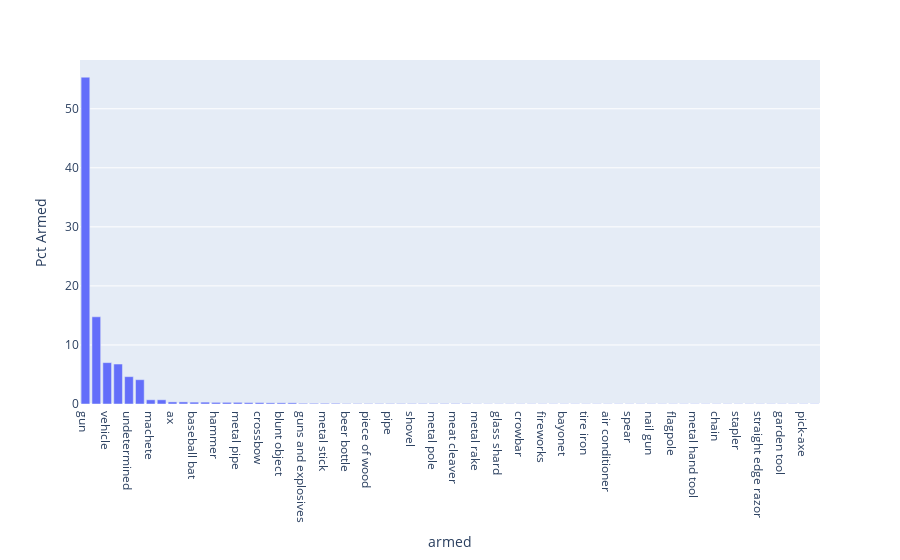

Here is the notebook cell this chart was saved with:
### Code cell
fig = px.bar(df_armed_percent,x='armed',y='Pct Armed')


fig.show()

### Figure 1 — Plotly figure (JSON) as saved in the notebook; plotly's stock layout.template omitted (floating-point values rounded to 4 significant figures)
{"data": [{"hovertemplate": "armed=%{x}<br>Pct Armed=%{y}<extra></extra>", "legendgroup": "", "marker": {"color": "#636efa", "pattern": {"shape": ""}}, "name": "", "orientation": "v", "showlegend": false, "textposition": "auto", "type": "bar", "x": ["gun", "knife", "vehicle", "unarmed", "undetermined", "toy weapon", "machete", "unknown weapon", "ax", "Taser", "baseball bat", "sword", "hammer", "box cutter", "metal pipe", "hatchet", "crossbow", "gun and knife", "blunt object", "screwdriver", "guns and explosives", "rock", "metal stick", "scissors", "beer bottle", "hatchet and gun", "piece of wood", "chain saw", "pipe", "brick", "shovel", "metal object", "metal pole", "baton", "meat cleaver", "sharp object", "metal rake", "motorcycle", "glass shard", "baseball bat and bottle", "crowbar", "oar", "fireworks", "machete and gun", "bayonet", "pitchfork", "tire iron", "pole and knife", "air conditioner", "bean-bag gun", "spear", "flashlight", "nail gun", "lawn mower blade", "flagpole", "cordless drill", "metal hand tool", "carjack", "chain", "contractor's level", "stapler", "baseball bat and fireplace poker", "straight edge razor", "hand torch", "garden tool", "pole", "pick-axe", "pen"], "xaxis": "x", "y": [55.34, 14.77, 7.007, 6.77, 4.632, 4.117, 0.7126, 0.7126, 0.3563, 0.3563, 0.3167, 0.3167, 0.2771, 0.2771, 0.2771, 0.2375, 0.2375, 0.1979, 0.1979, 0.1979, 0.1188, 0.1188, 0.1188, 0.1188, 0.07918, 0.07918, 0.07918, 0.07918, 0.07918, 0.07918, 0.07918, 0.07918, 0.07918, 0.07918, 0.07918, 0.07918, 0.03959, 0.03959, 0.03959, 0.03959, 0.03959, 0.03959, 0.03959, 0.03959, 0.03959, 0.03959, 0.03959, 0.03959, 0.03959, 0.03959, 0.03959, 0.03959, 0.03959, 0.03959, 0.03959, 0.03959, 0.03959, 0.03959, 0.03959, 0.03959, 0.03959, 0.03959, 0.03959, 0.03959, 0.03959, 0.03959, 0.03959, 0.03959], "yaxis": "y"}], "layout": {"barmode": "relative", "legend": {"tracegroupgap": 0}, "margin": {"t": 60}, "xaxis": {"anchor": "y", "domain": [0, 1], "title": {"text": "armed"}}, "yaxis": {"anchor": "x", "domain": [0, 1], "title": {"text": "Pct Armed"}}}}
